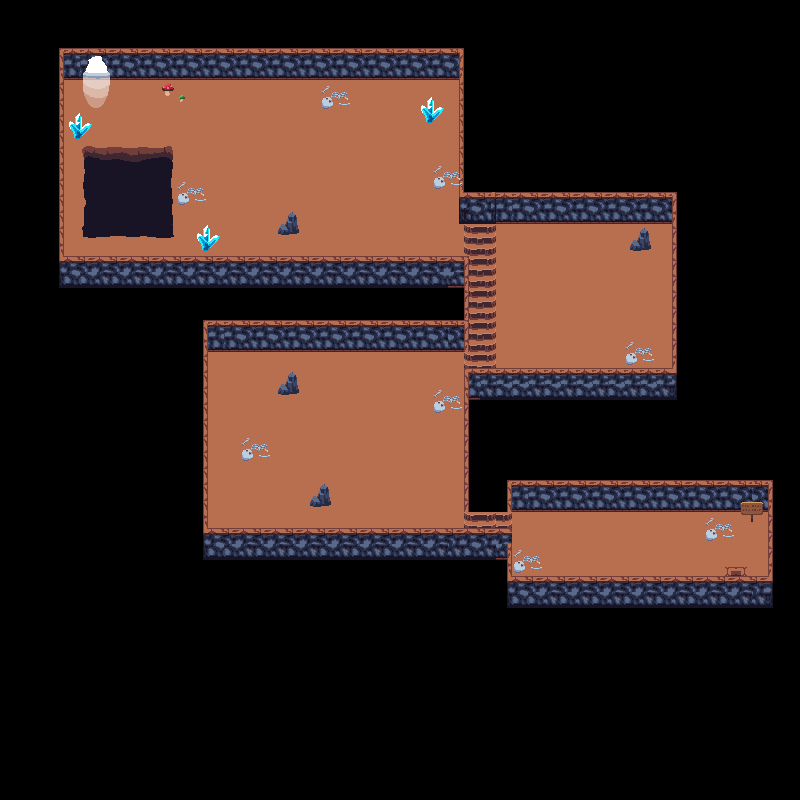

Below is a game level as drawn by its tile map, then a one-line description and the .tmx that defines it (tile-layer data replaced by summaries):
An orthogonal 50x50 tile map with 16x16 px tiles, 7 tile layers (floor, stairs, walls, decorations, ...), 2 tilesets and 28 objects (22x collision, exit_dungeon1, enter_dungeon1_spawn).

<map version="1.10" tiledversion="1.11.2" orientation="orthogonal" renderorder="right-down" width="50" height="50" tilewidth="16" tileheight="16" infinite="0" nextlayerid="9" nextobjectid="33">
 <tileset firstgid="1" source="../donjons/tileset_dungeon.tsx" />
 <tileset firstgid="257" source="nature.tsx" />
 <layer id="1" name="floor" width="50" height="50">
  <data>[2500 cells, 682 non-empty, 16 distinct tile ids]</data>
 </layer>
 <layer id="2" name="stairs" width="50" height="50">
  <data>[2500 cells, 26 non-empty, 4 distinct tile ids]</data>
 </layer>
 <layer id="3" name="walls" width="50" height="50">
  <data>[2500 cells, 303 non-empty, 32 distinct tile ids]</data>
 </layer>
 <layer id="4" name="decorations" width="50" height="50">
  <data>[2500 cells, 106 non-empty, 65 distinct tile ids]</data>
 </layer>
 <layer id="7" name="empty" width="50" height="50">
  <data>[2500 cells, 0 non-empty, 0 distinct tile ids]</data>
 </layer>
 <layer id="8" name="empty" width="50" height="50">
  <data>[2500 cells, 0 non-empty, 0 distinct tile ids]</data>
 </layer>
 <layer id="6" name="above_player" width="50" height="50">
  <data>[2500 cells, 83 non-empty, 8 distinct tile ids]</data>
 </layer>
 <objectgroup id="5" name="Calque d'Objets 1">
  <object id="1" type="collision" x="59" y="48" width="7" height="239" />
  <object id="2" type="collision" x="70" y="126" width="26" height="18" />
  <object id="3" type="collision" x="64" y="272" width="400" height="16" />
  <object id="4" type="collision" x="208" y="336" width="256" height="16" />
  <object id="5" type="collision" x="64" y="64" width="16" height="16" />
  <object id="6" type="collision" x="112" y="64" width="352" height="16" />
  <object id="8" type="collision" x="458" y="81" width="7" height="140" />
  <object id="9" type="collision" x="464" y="208" width="208" height="16" />
  <object id="10" type="collision" x="670" y="222" width="6" height="176" />
  <object id="11" type="collision" x="464" y="384" width="208" height="16" />
  <object id="12" type="collision" x="464" y="397" width="3" height="116" />
  <object id="13" type="collision" x="201" y="350" width="6" height="211" />
  <object id="14" type="collision" x="208" y="544" width="304" height="16" />
  <object id="15" type="collision" x="464" y="508" width="45" height="5" />
  <object id="16" type="collision" x="459" y="288" width="8" height="50" />
  <object id="17" type="collision" x="512" y="496" width="256" height="16" />
  <object id="19" type="collision" x="506" y="559" width="7" height="49" />
  <object id="20" type="collision" x="512" y="592" width="256" height="16" />
  <object id="21" type="collision" x="768" y="496" width="16" height="105" />
  <object id="22" name="exit_dungeon1" x="81" y="70" width="29" height="11" />
  <object id="23" name="enter_dungeon1_spawn" x="734" y="554">
   <point />
  </object>
  <object id="24" type="collision" x="192" y="240" width="32" height="16" />
  <object id="25" x="624" y="240" width="32" height="16" />
  <object id="26" x="272" y="384" width="32" height="16" />
  <object id="28" x="304" y="496" width="32" height="16" />
  <object id="29" x="736" y="512" width="32" height="16" />
  <object id="30" type="collision" x="425.892" y="109.7" width="12.9058" height="15.0568">
   <ellipse />
  </object>
  <object id="31" type="collision" x="279.626" y="220.475" width="18.2833" height="12.9058" />
 </objectgroup>
</map>
